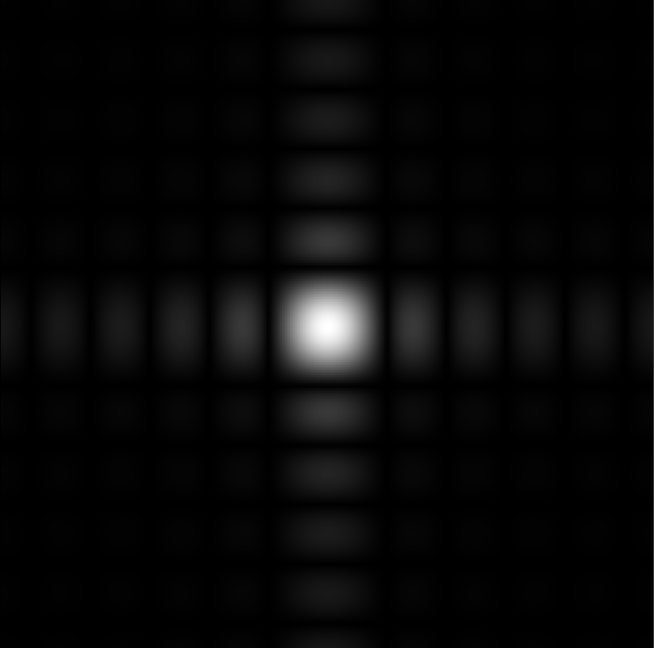
#> input picture EXP-PHY-III/exams/pattern.bmp, 654 x 648 px
$ jupyter execute --allow-errors Exam_2_Experimental_Physics_III_2024_1-EstivenCastrillon.ipynb
#> lines starting #> are read from the running program, lines starting #| are printed output that depends on the picture; long printed decimals are rounded
# EXAM II - Estiven Castrillon

**Experimental Physics III**

07/03/2025

Schedule: <font color='red'>**3 hrs**</font>

---

[cell 1]
# @title Librerias
from matplotlib.image import imread
import numpy as np
import pandas as pd
import seaborn as sns
import matplotlib.pyplot as plt
from scipy.fft import *
from scipy.ndimage import rotate
import plotly.express as px
from scipy.stats import t, poisson, norm

[cell 2]
sns.set_style("whitegrid")
plt.rcParams.update({
    "font.size": 12,
    "axes.labelsize": 14,
    "axes.titlesize": 16,
    "xtick.labelsize": 12,
    "ytick.labelsize": 12,
    "legend.fontsize": 12,
    "figure.figsize": (8, 5)
})

# Exercise 1 (15%)

Recalling that the Abbe number is defined as
$$V = \frac{n_D - 1}{n_F - n_C},$$

where D, F, and C correspond to the wavelengths 587.6 nm, 486.1 nm, and 656.3 nm, and that the higher the Abbe number, the lower the dispersion of light. If a BK7 glass has refractive indices for D, F, and C equal to 1.5168, 1.5224, and 1.5143, and a BAF10 glass has refractive indices for D, F, and C equal to 1.6700, 1.6800, and 1.6658, is it true that BAF10 glass is more suitable for constructing a lens that forms images without a halo of colors (chromatic aberration)?

[cell 3]
# BK7 glass
d7, f7, c7 = 1.5168, 1.5224, 1.5143

# BAF10 glass
d10, f10, c10 = 1.6700, 1.6800, 1.6658

def abbe_number(d: float, f: float, c: float) -> float:
    """
    Calculate the Abbe number for a given set of refractive indices.
    Using formula V = (d - 1) / (f - c) where d, f, and c are the
    refractive indices at the d, f, and c spectral lines respectively.

    Parameters:
    d (float): Refractive index at the d spectral line (yellow).
    f (float): Refractive index at the f spectral line (blue).
    c (float): Refractive index at the c spectral line (red).
    Returns:
    float: The Abbe number.
    """
    abbe = (d - 1)/(f - c)
    return abbe

BK7 = round(abbe_number(d7, f7, c7), 3)
BAF10 = round(abbe_number(d10, f10, c10), 3)

print(f"Abbe number for BK7 glass: {BK7}")
print(f"Abbe number for BAF10 glass: {BAF10}")

> Answer: No, it is not true that BAF10 glass is more suitable for constructing a lens that forms images without a halo of colors.

> The Abbe number is a measure of the chromatic dispersion of an optical material: **the higher the Abbe number, the lower the dispersion of light and, therefore, the lower the chromatic aberration**. In our case, since **BK7 glass has an Abbe number of 63.802**, while **BAF10 glass has an Abbe number of 47.183**, and because BK7 has a higher Abbe number, it means that it disperses light less than BAF10. Thus, **BK7 is more suitable than BAF10 for the construction of lenses that produce sharper images with lower chromatic aberration**.

# Exercise 2 (10%)

In a prism spectrometer, the minimum deviation angle is determined when the observed spectral line remains exactly stationary even as the prism continues to rotate.

> Answer: **True**, the problem does not specify whether a justification is required or not, but my answer is based on pre-laboratory 2.

# Exercise 3 (20%)

The file `data_muones.txt` in this folder contains data on the atmospheric muon rate (Hz) recorded every 50 seconds by a detector. The first column corresponds to time in seconds and the second corresponds to the detection frequency of atmospheric muons in Hz.

a. Plot the atmospheric muon rate (Hz) as a function of relative time. To do this, take the first data point as the initial point ($t = 0$).

b. Obtain the frequency histogram for the number of detections per second and plot it.

c. Write at least two properties that must be satisfied in the detection of atmospheric muons for it to follow a Poisson distribution.

d. Calculate the mean value of the number of detections per second, and construct the theoretical frequency of occurrence plot as a function of the number of detections per second. Overlay the theoretical and experimental plots.

e. In this experiment, what is the probability of observing 45 detections in a 50 s interval?

f. What is the probability of observing 500 detections in 3 minutes?

[cell 4]
# Reading the text file as a comma-separated csv
file_path = "data_muones.txt"
#> (the rest of this cell did not finish here and is left out)

[cell 5]
# a- Muon rate as a function of time
plt.figure(figsize=(8, 5))
#> (the rest of this cell did not finish here and is left out)

[cell 6]
# b- histogram
plt.figure(figsize=(8, 5))
#> (the rest of this cell did not finish here and is left out)

c) Properties of the Poisson distribution:

- Independent events: The detection of one muon must not influence the detection of another; that is, events must occur randomly and without affecting the probability of future detections.

- Constant rate of occurrence: The average muon detection rate must remain constant over time. If the rate varies significantly due to external factors, the distribution may deviate from a Poisson distribution.

#> (a cell that did not finish here is left out)

#> (a cell that did not finish here is left out)

[cell 9]
# f- probability in 3 minutes
T = 3 * 60  # 3 minutes in seconds

# Scaling the Poisson mean to the new time interval
#> (the rest of this cell did not finish here and is left out)

# Point 4 (10%)

Using the t-student table, determine the correction factor for a sample of $n = 18$ data points and a confidence interval of 98%. Provide the full value that appears in the table for a two-tailed test.

NOTE: take into account the symmetry of the distribution and that the shaded area corresponds to α.

> Answer

To find the correction value for a 98% confidence interval with 18 samples, we follow this procedure:

$$ \text{We look for the value } t_{\alpha/2, n-1} \text{ where } n = 18 $$

Required parameters:
* Confidence level: 98%
* Significance level: $\alpha = 1 - 0.98 = 0.02$
* Two-tailed test: $\alpha/2 = 0.01$
* Degrees of freedom: $n - 1 = 17$

Therefore, we need to find the value $t_{0.01, 17}$ in the Student’s t-distribution table.

The corresponding correction factor is:

$$ t_{0.01, 17} = 2.567 $$

# Point 5 (15%)

In an experiment, 12 temperature measurements were taken with an average value of 50.1687 °C and a standard deviation of 1.7332 °C. Determine the standard error (s/√n) and report the temperature:

(a) with one standard error,

(b) with two standard errors,

(c) with a Student’s t correction with an uncertainty of 10%.

[cell 10]
data_points = 12
mean = 50.1687
std_dev = 1.7332

standard_error = std_dev / data_points
print(f"Temperature with one error: {mean:.4f} ± {standard_error:.4f} °C")
print(f"Temperature with two standard errors: {mean:.4f} ± {(2 * standard_error):.4f} °C")

> Answer

a. Temperature with one error: 50.1687 ± 0.5003 °C

b. Temperature with two standard errors: 50.1687 ± 1.0007 °C

c. Using the same procedure applied in point 4 of the exam: for a 90% confidence interval, we look for the critical value $t_{\alpha/2, n-1}$ where:

* Confidence level: 90%
* Significance level: $\alpha = 1 - 0.90 = 0.10$
* Two-tailed test: $\alpha/2 = 0.05$
* Degrees of freedom: $n - 1 = 11$

Consulting the Student’s t-distribution table, we find:

$$ t_{0.05, 11} = 1.796 $$

To apply the correction, we multiply this value by the standard error:

$$ t \times \text{standard error} = 1.796 \times 0.144 = 0.2593 $$

Therefore, the temperature report with the Student’s t correction is:

$$ 50.1687 \pm 0.2593 \text{ °C} $$

# Point 6 (30%)

The following is the diffraction image obtained from a grating experiment, where the wavelength of the incident light is $\lambda = 638 \pm 10$ nm. The distance between the screen and the grating is $z = 80 \pm 1$ cm, and the pixel-to-millimeter relation is $50$ px = $1$ mm.

Answer:

a. Normalize the image and convert it to grayscale. Additionally, knowing that $df = \frac{dx}{\lambda z}$, where $dx$ corresponds to the pixel-to-millimeter relation, plot the given image using the appropriate scale, that is [1/m], placing (0,0) at the center.

b. Find the inverse transform of the diffraction pattern and display it with the appropriate scale [m], placing the coordinate (0,0) at the center of the image. For this, remember that in real space $dx_r = \frac{1}{N \cdot df}$, where $N$ is the number of pixels that make up the image. *Hint: remember that the diffraction pattern is given in terms of the squared intensity $|X(f)|^2$, and in real space we do not need to apply ``log``.*

c. Find the width of the grating $D$ along with its error (horizontal distance). To do this, take a cross-section through the coordinate close to $y = 0$. *Hint: normalize the image and to obtain the central coordinate use* ``[len(image)//2]``.

d. Now, knowing that for a grating experiment, the intensity minima $m$ occur at an angle $\theta$ when:

\begin{equation}
D \sin(\theta) = m\lambda,
\end{equation}

find the theoretical position of these minima $x$ (horizontal distance on the screen) for $m = \pm 1, \pm 2, \pm 3$, and determine the value of $D$. For this, express $\sin(\theta)$ in terms of the known variables $x$ and $d$. Compare your results with those obtained through the Fourier transform. *Hint: to visualize the values more easily, take a cross-section of the provided image along the $y = 0$ axis at the central value (middle) and use the $x$ coordinates in meters to find the minima.*

> **The image is NOT in grayscale nor in a single dimension**

[cell 11]
plt.rcdefaults()  # Reestablish default matplotlib settings

[cell 12]
image = imread('pattern.bmp')
#> image is the input picture: shape (648, 654, 3); min 0, max 255, mean 7.8
plt.imshow(image)
plt.show()

[cell 13]
from scipy.fftpack import ifft2, fftshift
from skimage.color import rgb2gray

# Converting the image to grayscale and normalizing it
gray_image = rgb2gray(image)
gray_image /= np.max(gray_image)

# Given data
lambda_m = 638e-9  # Wavelength in nm
z_m = 80e-2  # Grating-screen distance in cm, converted to meters
dx_m = 1 / 50 * 1e-3  # Pixel/mm relation → 50 px = 1 mm, so 1 px = 1/50 mm, converted to meters

# Compute df in Fourier space
df = dx_m / (lambda_m * z_m)  # Using the relation x = lambda * z * f, then df = 1 / (lambda * z) * dx

Ny, Nx = gray_image.shape
#> Ny = 648; Nx = 654
fx = (np.arange(Nx) - Nx//2) * df
#> fx = 654 values from -12813.5 to 12774.3
fy = (np.arange(Ny) - Ny//2) * df
#> fy = 648 values from -12695.9 to 12656.7

# Image in spatial frequency domain [1/m]
plt.figure(figsize=(8, 6))
plt.imshow(gray_image, extent=[fx.min(), fx.max(), fy.min(), fy.max()], cmap='gray')  # Image with spatial frequency axes
plt.xlabel("Spatial frequency [1/m]")
plt.ylabel("Spatial frequency [1/m]")
plt.title("Diffraction pattern in spatial frequency scale")
plt.colorbar(label="Normalized Intensity")
plt.show()
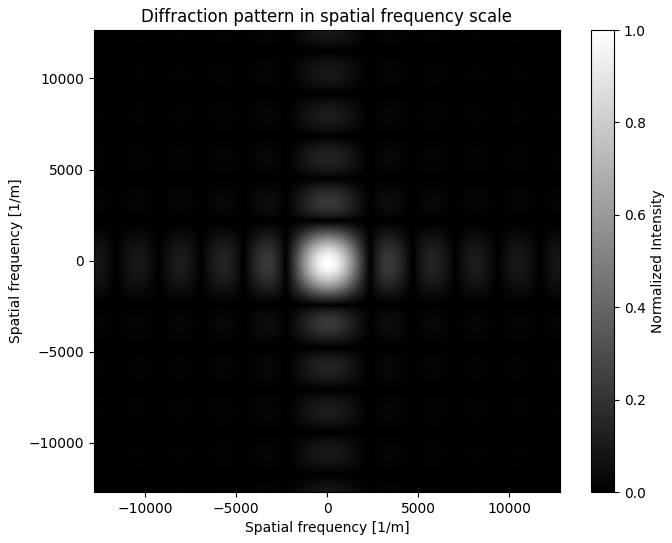
#> figure drawn by matplotlib, 2 panels

# Inverse Fourier Transform

# Pixel size in real space
dx_rx = 1 / (Nx * df)
#> dx_rx = 3.9e-05
dx_ry = 1 / (Ny * df)
#> dx_ry = 3.94e-05

# Spatial axes
x_vals = np.linspace(-Nx//2, Nx//2, Nx) * dx_rx
#> x_vals = 654 values from -0.0128 to 0.0128
y_vals = np.linspace(-Ny//2, Ny//2, Ny) * dx_ry
X, Y = np.meshgrid(x_vals, y_vals)

# Inverse Fourier Transform
ifft_image = np.abs(fftshift(ifft2(ifftshift(gray_image))))  # ifftshift to center the image before and after IFFT2D
ifft_image = ifft_image / np.max(ifft_image)  # Normalization

# Image in real space [m]
plt.figure(figsize=(8, 6))
plt.imshow(ifft_image, cmap='gray', extent=[x_vals.min(), x_vals.max(), y_vals.min(), y_vals.max()])
plt.colorbar(label="Normalized intensity")
plt.xlabel("Position x [m]")
plt.ylabel("Position y [m]")
plt.title("Inverse transform of the diffraction pattern")
plt.show()
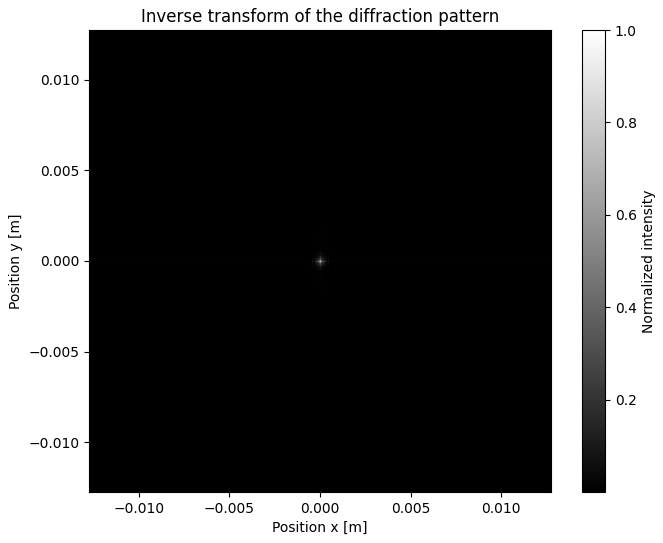
#> figure drawn by matplotlib, 2 panels

[cell 14]
from scipy.signal import find_peaks

# Cross-section at y = 0 on the REAL space image (ifft_image)
center_y = ifft_image.shape[0] // 2
intensity_profile = ifft_image[center_y, :]  # Already normalized (divided by its maximum)
#> intensity_profile = 654 values, max 1 at index 327, min 0.00352 at index 308, mean 0.0193

# x-axis in meters, using previously computed dx_rx
x_values = (np.arange(Nx) - Nx // 2) * dx_rx  # Consistent with how x_r was constructed

# Find MINIMA of the profile (valleys of the autocorrelation = slit edges)
# Values are inverted so that find_peaks detects valleys as peaks
valleys, props = find_peaks(-intensity_profile, prominence=0.02, distance=3)
#> valleys = [308, 317, 337, 346]; props = {'prominences': [0.0211, 0.165, 0.165, 0.0211], 'left_bases': [305, 316, 327, 327], 'right_bases': [327, 327, 338, 349]}

# Filter only the valleys closest to the center (first minima, m = ±1)
center_idx = Nx // 2
distances_to_center = np.abs(valleys - center_idx)
#> distances_to_center = [19, 10, 10, 19]
sorted_valleys = valleys[np.argsort(distances_to_center)]
#> sorted_valleys = [317, 337, 308, 346]

if len(sorted_valleys) >= 2:
    # The two valleys closest to the center correspond to the slit edges
    v1, v2 = sorted(sorted_valleys[:2])  # Indices of the two closest valleys to the center
#> v1 = 317; v2 = 337

    # Width D = distance between the first two symmetric minima
    D = np.abs(x_values[v2] - x_values[v1])
#> D = 0.00078

    # Error: propagation from lambda and z uncertainties
    # D = m*lambda*z / x  →  dD/D = sqrt((dλ/λ)² + (dz/z)²)
    dlambda = 10e-9          # Uncertainty in lambda [m]
    dz = 1e-2                # Uncertainty in z [m]
    lambda_m = 638e-9
    z_m = 0.80
    D_error = D * np.sqrt((dlambda / lambda_m)**2 + (dz / z_m)**2)
#> D_error = 1.56e-05

    # Plot
    plt.figure(figsize=(10, 5))
    plt.plot(x_values * 1e3, intensity_profile, color='steelblue', label="Intensity profile (real space)")
    plt.scatter(x_values[sorted_valleys[:2]] * 1e3,
                intensity_profile[sorted_valleys[:2]],
                color='red', zorder=5, label=f"Minima: $D$ = {D:.3e} m")
    plt.axvline(x_values[v1] * 1e3, color='red', linestyle='--', alpha=0.4)
    plt.axvline(x_values[v2] * 1e3, color='red', linestyle='--', alpha=0.4)
    plt.xlabel("Position $x$ [mm]")
    plt.ylabel("Normalized intensity")
    plt.title(f"Slit width: $D = {D:.3e} \\pm {D_error:.1e}$ m")
    plt.legend()
    plt.tight_layout()
    plt.show()
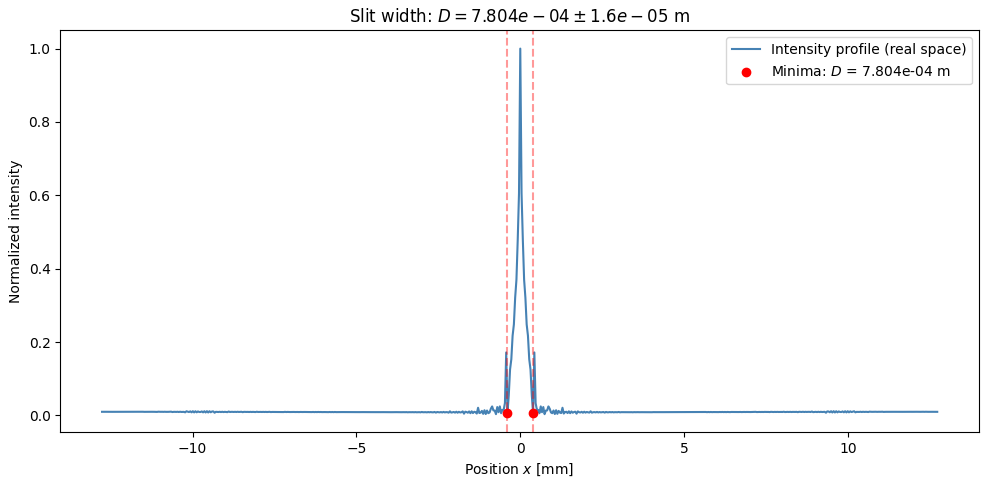
#> figure drawn by matplotlib, 1 panel; curve peaks at x = 0, y = 1

    print(f"Slit width: D = {D:.3e} ± {D_error:.1e} m\n That is in milimeters: D = {(D * 1e3):.3f} ± {(D_error * 1e3):.1f} mm")
#| Slit width: D = 7.804e-04 ± 1.6e-05 m
#|  That is in milimeters: D = 0.780 ± 0.0 mm

else:
    print(f"Only {len(sorted_valleys)} minima were found. Adjust 'prominence' or 'distance'.")
    # Debug: show full profile for visual inspection
    plt.figure(figsize=(10, 4))
    plt.plot(x_values * 1e3, intensity_profile)
    plt.xlabel("Position $x$ [mm]")
    plt.ylabel("Normalized intensity")
    plt.title("Intensity profile — no minima detected")
    plt.show()

[cell 15]
# Cross-section of the ORIGINAL image (diffraction pattern on the screen)
center_y = gray_image.shape[0] // 2
profile_diff = gray_image[center_y, :]
#> profile_diff = 654 values, max 1 at index 327, min 0 at index 89, mean 0.176

# x-axis in meters using dx (frequency space → screen)
# x_screen = f * lambda * z, but here the axis already represents real position on the screen
x_screen = (np.arange(Nx) - Nx // 2) * dx_m  # dx_m = pixel size in meters

# Find minima in the diffraction pattern
valleys_diff, _ = find_peaks(-profile_diff, prominence=0.02, distance=3)
#> valleys_diff = [30, 89, 150, 209, 267, 387, 445, 505, 565, 624]

# Sort by distance to the center and take the 6 closest (m = ±1, ±2, ±3)
center_idx = Nx // 2
valleys_diff = valleys_diff[np.argsort(np.abs(valleys_diff - center_idx))][:6]
#> valleys_diff = [387, 267, 209, 445, 150, 505]
valleys_diff = np.sort(valleys_diff)  # reorder from left to right
#> valleys_diff = [150, 209, 267, 387, 445, 505]

x_minimos_medidos = x_screen[valleys_diff]  # real positions in meters
#> x_minimos_medidos = [-0.00354, -0.00236, -0.0012, 0.0012, 0.00236, 0.00356]

# Compute D for each minimum: from D*sin(θ) = m*λ
# sin(θ) = x / sqrt(x² + z²)  →  D = m*λ / sin(θ) = m*λ*sqrt(x²+z²) / x
m_values = np.array([-3, -2, -1, 1, 2, 3])

D_values = (m_values * lambda_m * np.sqrt(x_minimos_medidos**2 + z_m**2)) / x_minimos_medidos
#> D_values = [0.000433, 0.000433, 0.000425, 0.000425, 0.000433, 0.00043]

D_teorico_mean = np.mean(D_values)
#> D_teorico_mean = 0.00043
D_teorico_std  = np.std(D_values)
#> D_teorico_std = 3.23e-06

# Theoretical positions using D from Fourier (for visual comparison)
x_minimos_teo = m_values * lambda_m * z_m / D  # small-angle approximation
#> x_minimos_teo = [-0.00196, -0.00131, -0.000654, 0.000654, 0.00131, 0.00196]

# Results
print("Measured positions of minima [mm]:", x_minimos_medidos * 1e3)
#| Measured positions of minima [mm]: [-3.54 -2.36 -1.2   1.2   2.36  3.56]
print("Estimated D per minimum [mm]:     ", D_values * 1e3)
#| Estimated D per minimum [mm]:      [0.4325 0.4325 0.4253 0.4253 0.4325 0.4301]
print(f"\nD (theoretical minima): {D_teorico_mean*1e3:.3f} ± {D_teorico_std*1e3:.4f} mm")
#| D (theoretical minima): 0.430 ± 0.0032 mm
print(f"D (Fourier):            {D*1e3:.3f} ± {D_error*1e3:.4f} mm")
#| D (Fourier):            0.780 ± 0.0156 mm

# Plot
plt.figure(figsize=(10, 5))
plt.plot(x_screen * 1e3, profile_diff, color='steelblue', label="Diffraction profile")
plt.scatter(x_minimos_medidos * 1e3, profile_diff[valleys_diff],
            color='red', zorder=5, label="Measured minima")
plt.scatter(x_minimos_teo * 1e3,
            np.interp(x_minimos_teo, x_screen, profile_diff),
            color='green', marker='x', s=80, zorder=6, label="Theoretical minima (Fourier D)")
plt.xlabel("Position $x$ [mm]")
plt.ylabel("Normalized intensity")
plt.title("Diffraction minima: measured vs theoretical")
plt.legend()
plt.tight_layout()
plt.show()
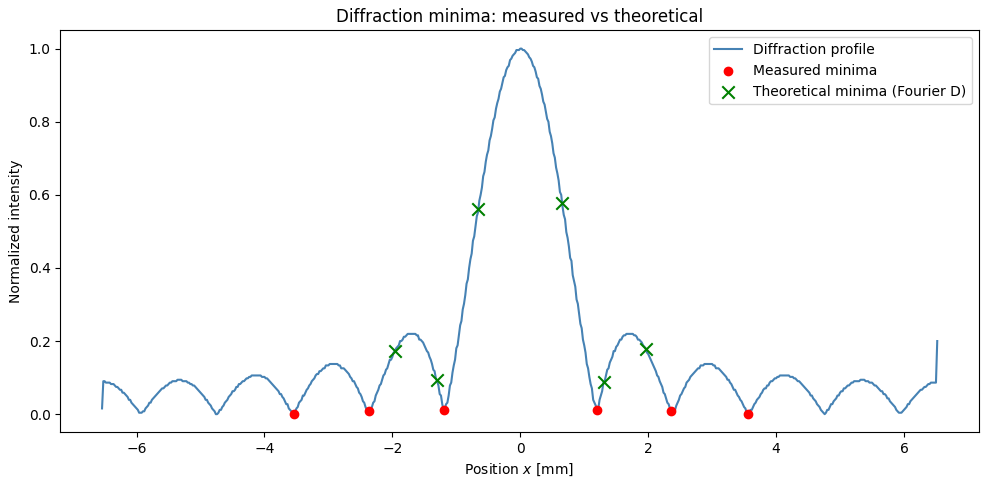
#> figure drawn by matplotlib, 1 panel; curve peaks at x = 0, y = 1
